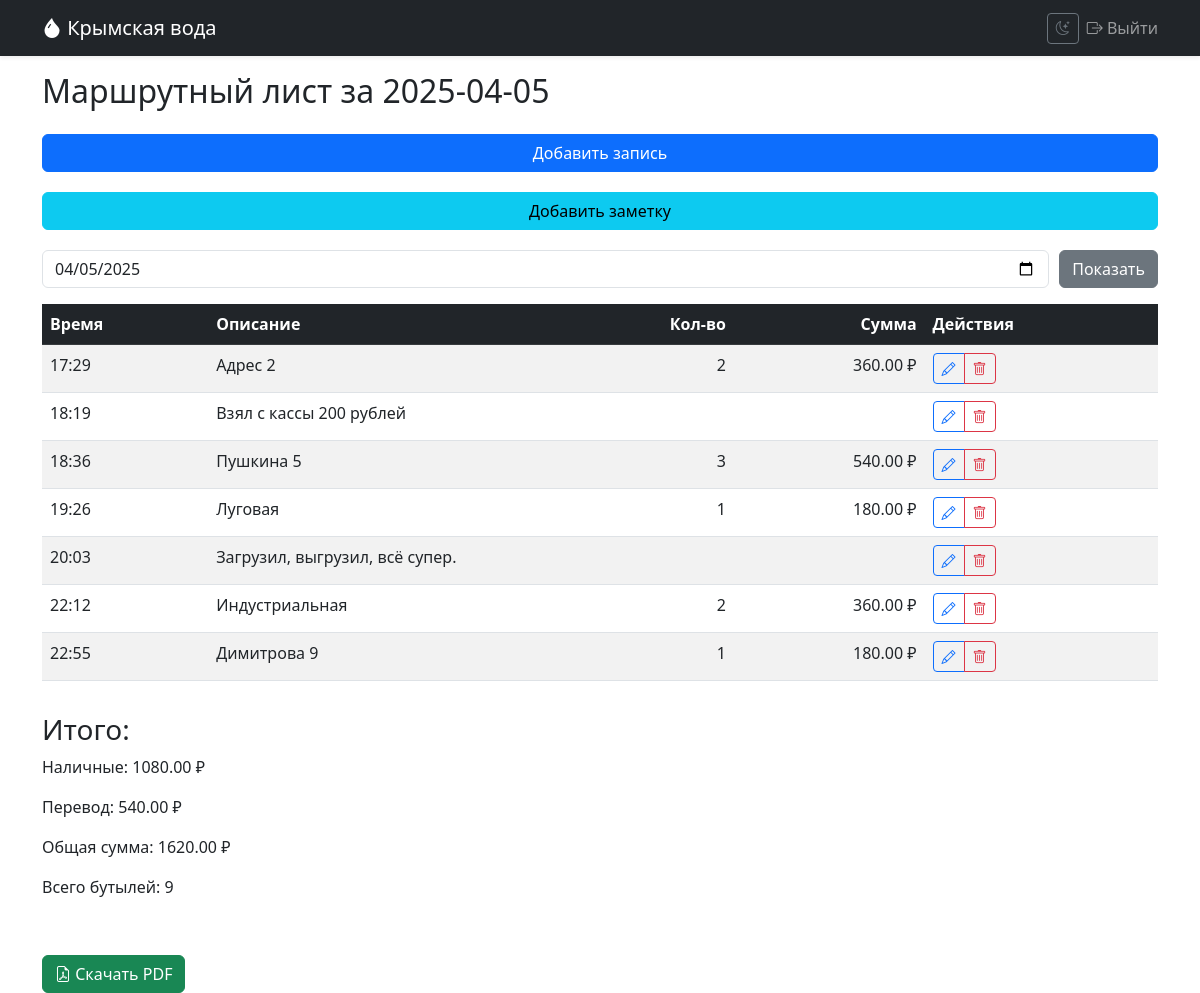
Page / (signed in) on the earlier database version.
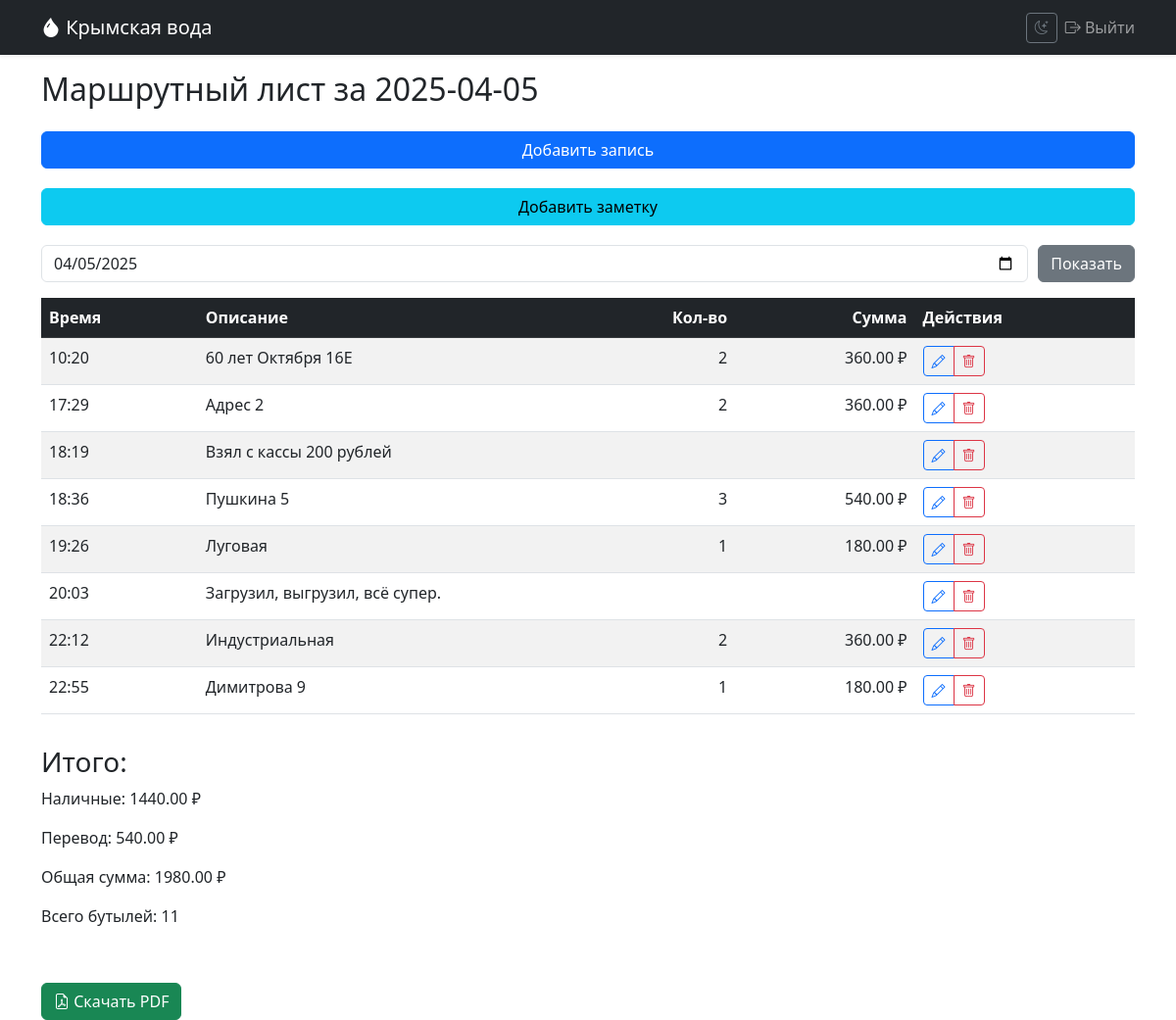
Same page on the later database version.
### app/models.py (models this page shows, shortened)
class DeliveryRecord(db.Model):
    id = db.Column(db.Integer, primary_key=True)
    date = db.Column(db.Date, index=True, default=datetime.utcnow)
    time = db.Column(db.String(5), nullable=False)  # HH:MM format
    description = db.Column(db.String(200), nullable=True)  # Сделали nullable
    quantity = db.Column(db.Integer, nullable=True)         # Сделали nullable
    amount = db.Column(db.Float, nullable=True)             # Сделали nullable
    payment_type = db.Column(db.String(20), nullable=True)  # Сделали nullable
    user_id = db.Column(db.Integer, db.ForeignKey('user.id'), nullable=False)
    note = db.Column(db.Text, nullable=True)                # Добавлено поле для заметки
    is_note = db.Column(db.Boolean, default=False, nullable=False)  # Добавлено поле для флага

### app/delivery/routes.py (the view)
@bp.route('/')
@login_required
def list_records():
    selected_date = request.args.get('date', date.today().isoformat())
    try:
        date_obj = datetime.strptime(selected_date, '%Y-%m-%d').date()
    except ValueError:
        date_obj = date.today()
    records = DeliveryRecord.query.filter_by(
        date=date_obj,
        user_id=current_user.id
    ).order_by(DeliveryRecord.time).all()
    totals = {
        'cash': sum(r.amount or 0 for r in records if r.payment_type == 'нал'),
        'cashless': sum(r.amount or 0 for r in records if r.payment_type == 'перевод'),
        'quantity': sum(r.quantity or 0 for r in records),
        'all': sum(r.amount or 0 for r in records)
    }
    return render_template('delivery/list.html',
                         records=records,
                         selected_date=selected_date,
                         totals=totals)

### app/models.py (called while the page is built)
@login_manager.user_loader
def load_user(user_id):
    return User.query.get(int(user_id))

### app/templates/delivery/list.html (shortened to what the changed rows need)
{% extends "base.html" %} {% block content %}
<div class="delivery-list">
    <h2>Маршрутный лист за {{ selected_date }}</h2>
    {% if not records %}
    <p>Нет записей за выбранную дату</p>
    {% else %}
    <div class="table-responsive">
        <table class="table table-hover table-striped">
            <thead class="table-dark">
                <tr>
                    <th>Время</th>
                    <th>Описание</th>
                    <th class="text-end">Кол-во</th>
                    <th class="text-end">Сумма</th>
                    <th>Действия</th>
                </tr>
            </thead>
            <tbody>
                {% for record in records %} {% if record.is_note %}
                <tr class="note-row">
                    <td>{{ record.time }}</td>
                    <td colspan="3">{{ record.note }}</td>
                    <td>
                        <div class="btn-group btn-group-sm">
                            <a
                                href="{{ url_for('delivery.edit_record', id=record.id) }}"
                                class="btn btn-outline-primary"
                            >
                                <i class="bi bi-pencil"></i>
                            </a>
                            <button
                                class="btn btn-outline-danger"
                                hx-post="{{ url_for('delivery.delete_record', id=record.id) }}"
                                hx-confirm="Удалить эту заметку?"
                                hx-target="closest tr"
                                hx-swap="outerHTML swap:1s"
                            >
                                <i class="bi bi-trash"></i>
                            </button>
                        </div>
                    </td>
                </tr>
                {% else %}
                <tr>
                    <td>{{ record.time }}</td>
                    <td>{{ record.description }}</td>
                    <td class="text-end">
                        {{ record.quantity if record.quantity is not none else
                        '-' }}
                    </td>
                    <td class="text-end">
                        {{ "%.2f ₽"|format(record.amount) if record.amount is
                        not none else '-' }}
                    </td>
                    <td>
                        <div class="btn-group btn-group-sm">
                            <a
                                href="{{ url_for('delivery.edit_record', id=record.id) }}"
                                class="btn btn-outline-primary"
                            >
                                <i class="bi bi-pencil"></i>
                            </a>
                            <button
                                class="btn btn-outline-danger"
                                hx-post="{{ url_for('delivery.delete_record', id=record.id) }}"
                                hx-confirm="Удалить эту запись?"
                                hx-target="closest tr"
                                hx-swap="outerHTML swap:1s"
                            >
                                <i class="bi bi-trash"></i>
                            </button>
                        </div>
                    </td>
                </tr>
                {% endif %} {% endfor %}
            </tbody>
        </table>
    </div>
    <div class="totals">
        <h3>Итого:</h3>
        <p>Наличные: {{ "%.2f"|format(totals.cash) }} ₽</p>
        <p>Перевод: {{ "%.2f"|format(totals.cashless) }} ₽</p>
        <p>Общая сумма: {{ "%.2f"|format(totals.all) }} ₽</p>
        <p>Всего бутылей: {{ totals.quantity }}</p>
    </div>
    <div class="mt-4">
        <a
            href="{{ url_for('delivery.generate_pdf', date=selected_date) }}"
            class="btn btn-success"
        >
            <i class="bi bi-file-earmark-pdf"></i> Скачать PDF
        </a>
    </div>
    {% endif %}
</div>
{% endblock %}

Differences in the rows shown:
added DeliveryRecord: time "10:20", description "60 лет Октября 16Е", quantity "2", amount "360.00 ₽"
Other differences:
{{ "%.2f"|format(totals.cash) }}: "1080.00" → "1440.00"
{{ "%.2f"|format(totals.all) }}: "1620.00" → "1980.00"
{{ totals.quantity }}: "9" → "11"
